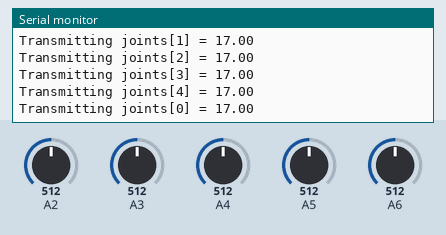
This sketch was run on a simulated Arduino Nano, built with avr-gcc and run on an emulated ATmega328P. Parts: the last lines printed to the serial monitor. Inputs (shaded band) come from the test bench; at power-on: A2 = 512, A3 = 512, A4 = 512, A5 = 512, A6 = 512.

Above: at 1.2 s.
1.3 s: A2 set to 546
At 2.4 s:
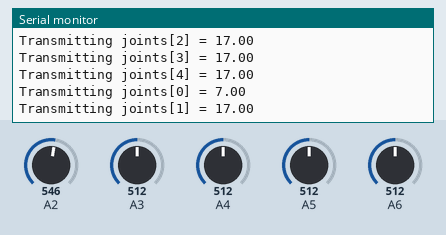
4.3 s: A3 set to 554
At 5.0 s:
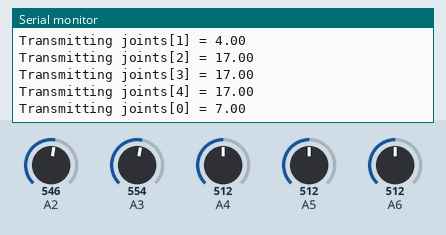
7.3 s: A4 set to 350
10.3 s: A4 set to 322
At 11.4 s:
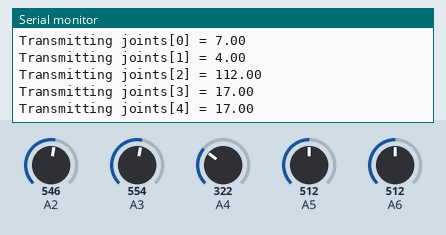
Timing chart, 0 to 13.3 s (numbered marks = the images above; inputs shaded):
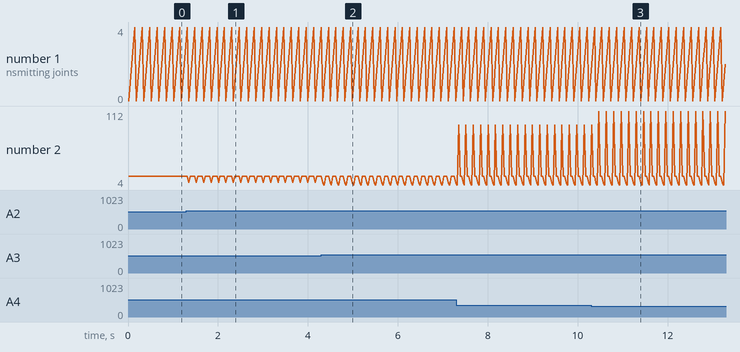

The sketch:

glove_controller.ino
```cpp
#include <Servo.h>
#include <SPI.h>
#include <SoftwareSerial.h>
#include <EEPROM.h>

#include "flex.h"

SoftwareSerial BTSerial(10, 11); // RX | TX

const int flexCount = 5;
const Flex flexes[]= {
        Flex(A2),
        Flex(A3),
        Flex(A4),
        Flex(A5),
        Flex(A6)
};

void setup() {
  Serial.begin(9600);
  Serial.println("Glove initializing");


  BTSerial.begin(9600);


  // Load calibration
  char magic;
  EEPROM.get(0, magic);
  if ( magic == 101 ) {
    int addr = 1;
    for (int i = 0; i < flexCount; ++i) {
      float vcc;
      float rDiv;
      float straightResistance;
      float BendResistance;

      EEPROM.get(addr, vcc);
      EEPROM.get(addr + sizeof(float) * 1, rDiv);
      EEPROM.get(addr + sizeof(float) * 2, straightResistance);
      EEPROM.get(addr + sizeof(float) * 3, BendResistance);

      flexes[i].calibrate({
                                  vcc,
                                  rDiv,
                                  straightResistance,
                                  BendResistance
                          });

      addr += sizeof(float) * 4;
    }
  }
}

void loop() {
  char buffer[20];

  for ( int i = 0; i < flexCount; ++ i ) {
    char temp[12];

    Serial.print("Transmitting joints[");
    Serial.print(i);
    Serial.print("] = ");
    Serial.println(flexes[i].getAngle());

    BTSerial.print(i);
    BTSerial.print(' ');
    BTSerial.println(flexes[i].getAngle());
  }

  if (BTSerial.available()) {
    Serial.write(BTSerial.read());
  }

  if ( Serial.available() ) {

  }
}
```

flex.h
```cpp
#ifndef PSDS_FLEX_H
#define PSDS_FLEX_H

class Flex {
public:
	struct CalibrationData {
		float vcc;
		float rDiv;
		float straightResistance;
		float BendResistance;
	};
private:
	int targetPin;

	static constexpr float DEFAULT_VCC = 4.98;
	static constexpr float DEFAULT_R_DIV = 47500.0;
	static constexpr float DEFAULT_STRAIGHT_RESISTANCE = 37300.0;
	static constexpr float DEFAULT_BEND_RESISTANCE = 90000.0;


	float vcc = 4.98;
	float rDiv = 47500.0;
	float straightResistance = 37300.0;
	float BendResistance = 90000.0;
public:
	inline Flex(int pin) {
		this->targetPin = pin;

		pinMode(pin, INPUT);
	}

	inline void calibrate(const CalibrationData& calibData) {
		this->vcc = calibData.vcc;
		this->rDiv = calibData.rDiv;
		this->straightResistance = calibData.straightResistance;
		this->BendResistance = calibData.BendResistance;
	}

	inline float getAngle() {
		int flexADC = analogRead(targetPin);
		float flexV = flexADC * vcc / 1023.0;
		float flexR = rDiv * (vcc / flexV - 1.0);

		// Serial.println(flexR);
		float angle = map(flexR, straightResistance, BendResistance,
						  0, 90.0);

		return angle;
	}
};


#endif //PSDS_FLEX_H
```

Measured:
- after the input at 1.3 s, the serial monitor: prints a new line after 0.05 s (image 1)
- after the input at 4.3 s, the serial monitor: prints a new line after 0.06 s (image 2)
- after the input at 10.3 s, the serial monitor: prints a new line after 0.17 s (image 3)
